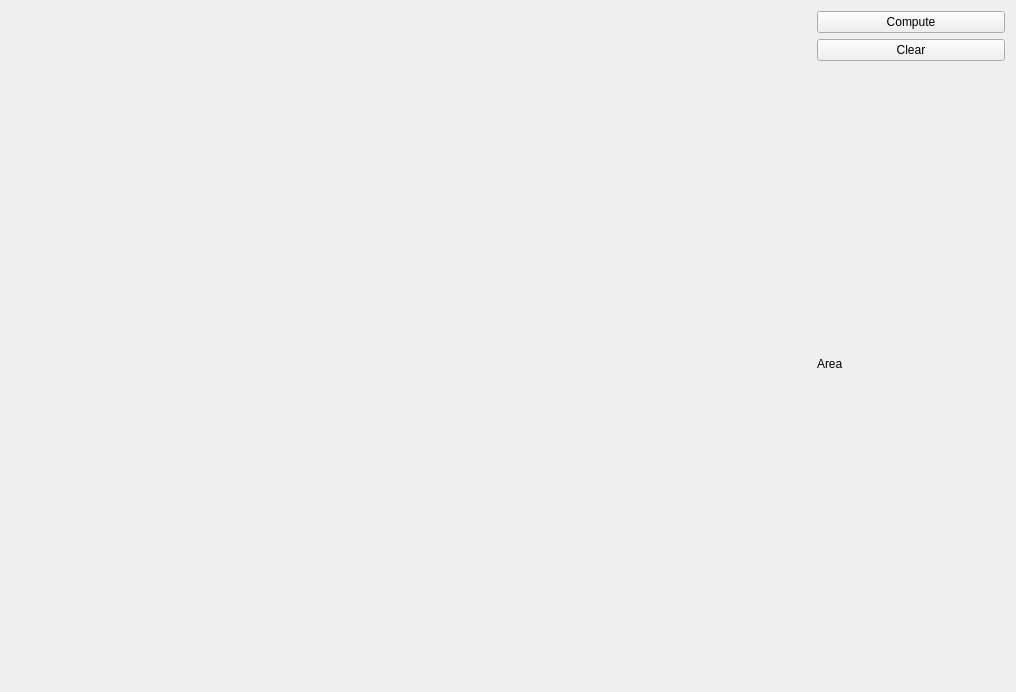
<?xml version="1.0" encoding="UTF-8"?>
<ui version="4.0">
 <class>MainForm</class>
 <widget class="QWidget" name="MainForm">
  <property name="geometry">
   <rect>
    <x>0</x>
    <y>0</y>
    <width>1016</width>
    <height>692</height>
   </rect>
  </property>
  <property name="windowTitle">
   <string>MainForm</string>
  </property>
  <layout class="QHBoxLayout" name="horizontalLayout">
   <item>
    <widget class="Draw" name="Canvas" native="true">
     <property name="minimumSize">
      <size>
       <width>800</width>
       <height>500</height>
      </size>
     </property>
    </widget>
   </item>
   <item>
    <layout class="QVBoxLayout" name="verticalLayout">
     <item>
      <widget class="QPushButton" name="pushButton">
       <property name="text">
        <string>Compute</string>
       </property>
      </widget>
     </item>
     <item>
      <widget class="QPushButton" name="pushButton_2">
       <property name="text">
        <string>Clear</string>
       </property>
      </widget>
     </item>
     <item>
      <spacer name="verticalSpacer_2">
       <property name="orientation">
        <enum>Qt::Vertical</enum>
       </property>
       <property name="sizeHint" stdset="0">
        <size>
         <width>20</width>
         <height>40</height>
        </size>
       </property>
      </spacer>
     </item>
     <item>
      <widget class="QLabel" name="label">
       <property name="text">
        <string>Area</string>
       </property>
      </widget>
     </item>
     <item>
      <widget class="QLabel" name="label_2">
       <property name="text">
        <string/>
       </property>
      </widget>
     </item>
     <item>
      <spacer name="verticalSpacer">
       <property name="orientation">
        <enum>Qt::Vertical</enum>
       </property>
       <property name="sizeHint" stdset="0">
        <size>
         <width>20</width>
         <height>40</height>
        </size>
       </property>
      </spacer>
     </item>
    </layout>
   </item>
  </layout>
 </widget>
 <layoutdefault spacing="6" margin="11"/>
 <customwidgets>
  <customwidget>
   <class>Draw</class>
   <extends>QWidget</extends>
   <header location="global">draw.h</header>
   <container>1</container>
  </customwidget>
 </customwidgets>
 <resources/>
 <connections/>
</ui>
